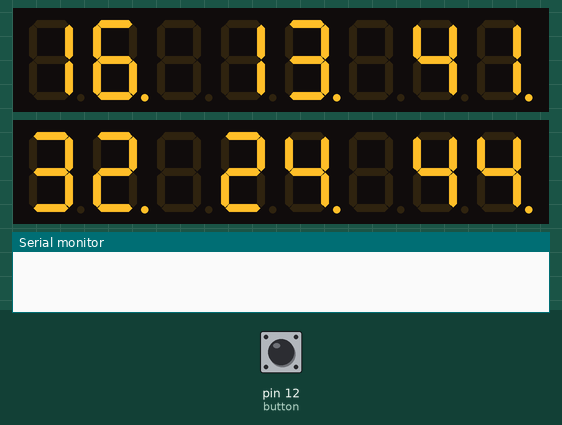
This sketch was run on a simulated Arduino Uno, built with avr-gcc and run on an emulated ATmega328P. On the bench: 2 × 8-digit seven-segment display, the last lines printed to the serial monitor. The inputs (shaded band) are chosen by the test bench; at power-on: pin 12 (button) HIGH. Random numbers use the default seed unless the sketch sets one.

Above: at 1.2 s.
1.3 s: pin 12 (button) pulled LOW for 0.15 s
At 1.9 s:
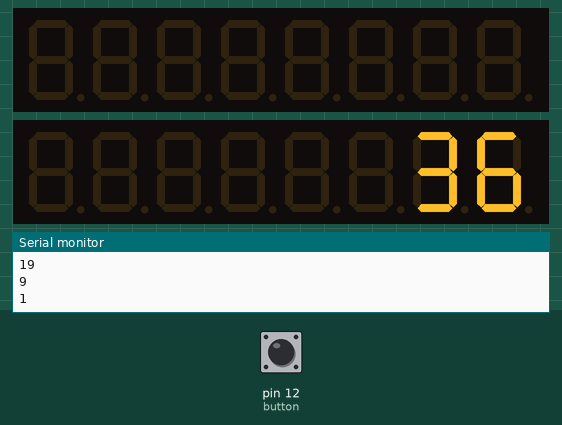
3.6 s: pin 12 (button) pulled LOW for 1 s
At 6.0 s:
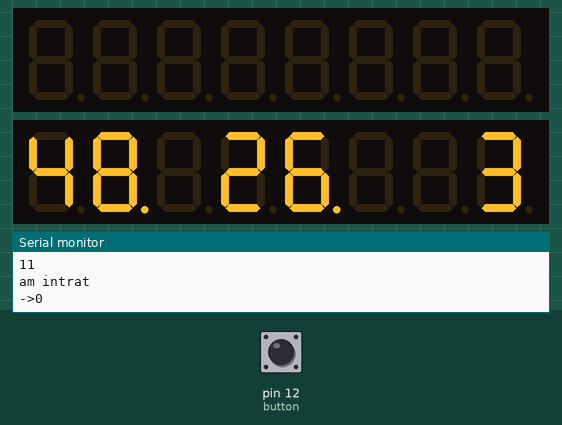
6.1 s: pin 12 (button) pulled LOW for 3.2 s
At 10.6 s:
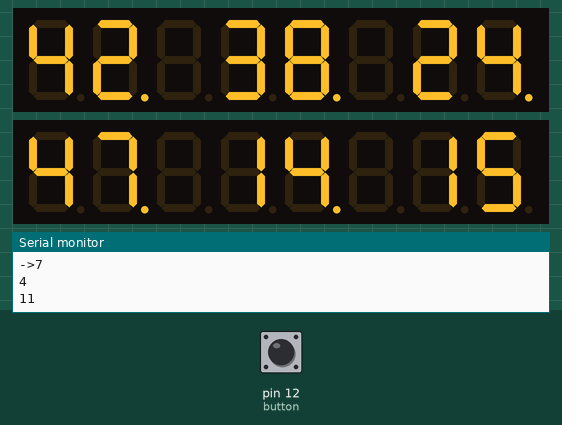
10.8 s: pin 12 (button) pulled LOW for 1 s
At 11.6 s:
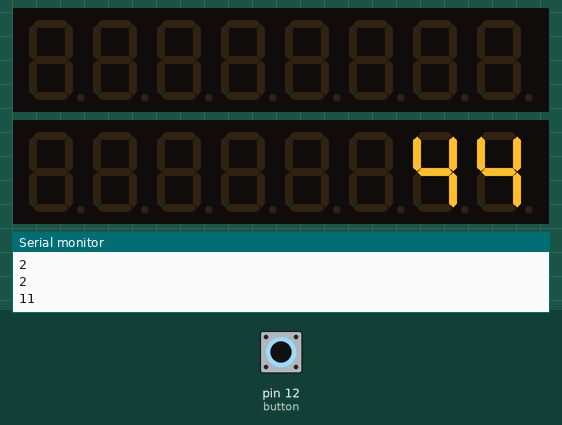
Timing chart, 0 to 13.8 s (numbered marks = the images above; inputs shaded):
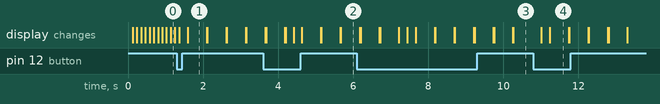

The sketch:

_6_din_48.ino
```cpp
#include "LedControl.h" // Pin 7 to Data In, 6 to Clk, 5 to LOAD, number of devices is 3
LedControl lc = LedControl(7, 6, 5, 2);
const int button = 12;
int ok = 1;

void setup() {
  // Initialize the 3 MAX7219 devices
  Serial.begin(9600);
  pinMode(button, INPUT);
  digitalWrite(button, HIGH);

  randomSeed(analogRead(0));

  for (int k = 0; k < 2; k++) {
    lc.shutdown(k, false); // Enable display
    lc.setIntensity(k, 9); // Set brightness level (0 is min, 15 is max)
    lc.clearDisplay(k); // Clear display register
  }
}

//----------------------------------------------------------

int cicle() {
  long long aux = 0, aux2 = 0;
  while (ok) {
    aux = random (99999999);
    aux2 = random (99999999);

    for (int i = 0; i < 8; i++) {
      if (i != 2 && i != 5) {
        if (i == 0 || i == 3 || i == 6)
          lc.setDigit(1, i, aux2 % 10 , (i == 0 || i == 3 || i == 6));
        else if (( aux2 % 10) % 5 != 0)
          lc.setDigit(1, i, ( aux2 % 10) % 5, (i == 0 || i == 3 || i == 6));
        aux2 /= 10;
      }
    }

    for (int i = 0; i < 8; i++) {
      if (i != 2 && i != 5) {
        if (i == 0 || i == 3 || i == 6)
          lc.setDigit(0, i, aux % 10, (i == 0 || i == 3 || i == 6));
        else if (( aux % 10) % 5 != 0)
          lc.setDigit(0, i, (aux % 10) % 5, (i == 0 || i == 3 || i == 6));
        aux /= 10;
      }
    }
    ok = digitalRead(button);
    delay(100);
  }

  return 1;
}
//--------------------------------------------------------
void bingo() {

  int a[10], b[20];

  for (int i = 0; i < 6; i++)
    a[i] = random(0, 49);
  for (int i = 0; i < 6; i++)
    for (int j = i + 1; j < 6; j++)
      if (a[i] == a[j])
      { a[j] = random(0, 49);
        j--;
      }
  int z = 0;
  for (int i = 0; i < 6; i++)
  { Serial.println(a[i]);
    b[z] = a[i] % 10;
    Serial.println(b[z]);
    z++;
    a[i] /= 10;
    if (a[i] == 0)
      b[z] = 11;
    else
      b[z] = a[i] % 10;
    Serial.println(b[z]);
    z++;


  }

  lc.clearDisplay(0);
  lc.clearDisplay(1);


  int ct = 0;

  for (int i = 0; i < 8; i++) {
    if (b[ct] != 11) {
      if (i == 2 || i == 5) delay (500);
      if (!(i == 2 || i == 5)) {
        if (i == 0)
        {
          lc.setDigit(1, i, b[ct], 0), ct++;
          delay(10);
        }
        else
        { lc.setDigit(1, i, b[ct], (i == 0 || i == 3 || i == 6)), ct++;
          delay(10);
        }

      }
    }
    else ct++;
  }

  ct = 6;
  Serial.println("am intrat");
  for (int i = 0; i < 8; i++) {
    Serial.print("->");
    Serial.println(i);
    if (b[ct] != 11)
    { if (i == 0 || i == 2 || i == 5) delay (500);
      if (i != 2 && i != 5 ) {
        Serial.println(b[ct]);
        Serial.println(ct);
        if (b[ct] != 11)
        {
          lc.setDigit(0, i, b[ct], (i == 0 || i == 3 || i == 6));
          ct++;
        }

        delay(10);
      }
    }
    else ct++;
  }
}

void loop() {

  cicle();

  if (ok == 0)
  { delay(100);
    bingo();
    while (ok == 0)
      if (digitalRead(button) == LOW)
        ok = 1;
  }
  delay(200);


}
```

Measured:
- after the input at 10.8 s, the display: first changes after 0.21 s (image 4 shows a later state)
- what the display in image 1 shows lasts 0.5 s, from 1.6 s to 2.1 s
